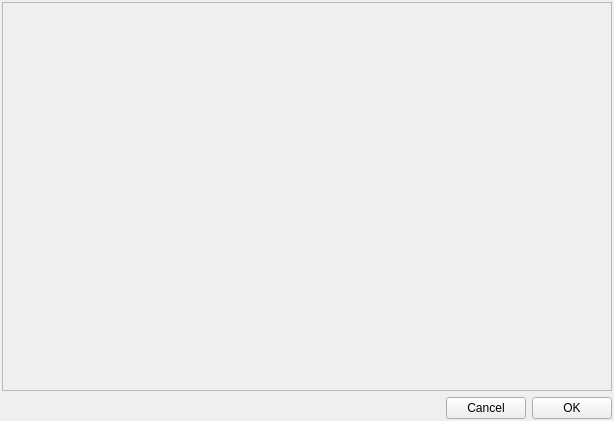
<?xml version="1.0" encoding="UTF-8"?>
<ui version="4.0">
 <class>StatisticalMonitoringManualTestsWidget</class>
 <widget class="QWidget" name="StatisticalMonitoringManualTestsWidget">
  <property name="geometry">
   <rect>
    <x>0</x>
    <y>0</y>
    <width>614</width>
    <height>421</height>
   </rect>
  </property>
  <property name="windowTitle">
   <string>Create Manual Limits</string>
  </property>
  <property name="windowIcon">
   <iconset resource="gex.qrc">
    <normaloff>:/gex/icons/gex_application_48x48.png</normaloff>:/gex/icons/gex_application_48x48.png</iconset>
  </property>
  <layout class="QGridLayout" name="gridLayout">
   <property name="leftMargin">
    <number>2</number>
   </property>
   <property name="topMargin">
    <number>2</number>
   </property>
   <property name="rightMargin">
    <number>2</number>
   </property>
   <property name="bottomMargin">
    <number>2</number>
   </property>
   <item row="0" column="0" colspan="3">
    <widget class="QScrollArea" name="scrollArea">
     <property name="widgetResizable">
      <bool>true</bool>
     </property>
     <property name="alignment">
      <set>Qt::AlignLeading|Qt::AlignLeft|Qt::AlignTop</set>
     </property>
     <widget class="QWidget" name="scrollAreaWidgetContents">
      <property name="geometry">
       <rect>
        <x>0</x>
        <y>0</y>
        <width>604</width>
        <height>379</height>
       </rect>
      </property>
      <layout class="QVBoxLayout" name="verticalLayout">
       <property name="leftMargin">
        <number>1</number>
       </property>
       <property name="rightMargin">
        <number>1</number>
       </property>
       <property name="bottomMargin">
        <number>1</number>
       </property>
      </layout>
     </widget>
    </widget>
   </item>
   <item row="1" column="0">
    <spacer name="horizontalSpacer">
     <property name="orientation">
      <enum>Qt::Horizontal</enum>
     </property>
     <property name="sizeHint" stdset="0">
      <size>
       <width>437</width>
       <height>20</height>
      </size>
     </property>
    </spacer>
   </item>
   <item row="1" column="1">
    <widget class="QPushButton" name="pushButtonCancel">
     <property name="sizePolicy">
      <sizepolicy hsizetype="Fixed" vsizetype="Fixed">
       <horstretch>0</horstretch>
       <verstretch>0</verstretch>
      </sizepolicy>
     </property>
     <property name="text">
      <string>Cancel</string>
     </property>
    </widget>
   </item>
   <item row="1" column="2">
    <widget class="QPushButton" name="pushButtonOK">
     <property name="sizePolicy">
      <sizepolicy hsizetype="Fixed" vsizetype="Fixed">
       <horstretch>0</horstretch>
       <verstretch>0</verstretch>
      </sizepolicy>
     </property>
     <property name="text">
      <string>OK</string>
     </property>
    </widget>
   </item>
  </layout>
 </widget>
 <resources>
  <include location="../../gex.qrc"/>
 </resources>
 <connections/>
</ui>
